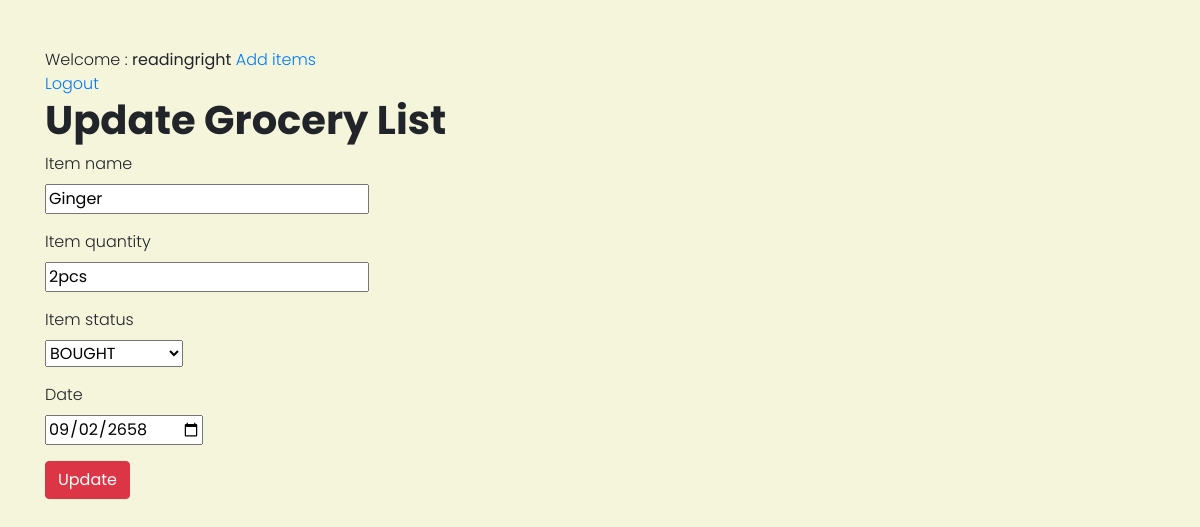
/update/1 (signed in), run on the app's committed database.
### grocerybag/models.py (models this page shows, shortened)
class Items(models.Model):
    user = models.ForeignKey(User, on_delete=models.CASCADE, related_name='items')
    name = models.CharField(max_length=50)
    quantity = models.CharField(max_length=20)
    status = models.CharField(choices=CHOICE, max_length=40)
    date = models.DateField()

### grocerybag/views.py (the view)
# urls.py: path('update/<int:pk>', views.updateitem, name='updateitem'),
@login_required(login_url='signin')
def updateitem(request, pk):
    user = Items.objects.get(id=pk)
    if request.method == 'POST':
        form = AddItemForm(request.POST, instance=user)
        if form.is_valid():
            form.save()
            messages.success(request, 'Item updated succesfully')
            return redirect('itemlist')
    else:
        form = AddItemForm(instance=user)
        return render(request, 'update.html', {'form': form})

### grocerybag/forms.py
class AddItemForm(forms.ModelForm):
    name = forms.CharField(max_length=50, required=True)
    quantity = forms.CharField(max_length=20, required=True)
    status = forms.ChoiceField(choices=CHOICE, required=True)
    date = forms.DateField(widget=forms.widgets.DateInput(attrs={'type': 'date'}), required=True)
    class Meta:
        model = Items
        fields = ['name', 'quantity', 'status', 'date',  ]
        exclude = ['user', ]

### grocerybag/templates/update.html (shortened to what this page needs)
<html>{% load static %}
    <head>
        <link rel="stylesheet" href="https://maxcdn.bootstrapcdn.com/bootstrap/4.4.1/css/bootstrap.min.css">
        <link rel="stylesheet" href="{% static 'css/style.css' %}">
    </head>
    <body>
        <div class="container mt-5">
            <nav>
                {% if user.is_authenticated %}
                Welcome : <strong>{{request.user}}</strong>
                <a href="{% url 'additem' %}">Add items</a><br>
                <a href="{% url 'signout' %}"> Logout</a>
                {% else %}
                <a href="{% url 'signup' %}">Sign Up</a>
                <a href="{% url 'signin' %}">Sign In</a>
                {% endif %}
            </nav>
            <h1>Update Grocery List</h1>
            <form method="POST">{% csrf_token %}
                <div class="form-group">
                    <label>Item name</label><br>
                    {{form.name}}
                </div>
                <div class="form-group">
                    <label>Item quantity</label><br>
                    {{form.quantity}}
                </div>
                <div class="form-group">
                    <label>Item status</label><br>
                    {{form.status}}
                </div>
                <div class="form-group">
                    <label>Date</label><br>
                    {{form.date}}
                </div>
                <div class="form-group">
                    <input type="submit" value="Update" class="btn btn-danger">
                </div>
            </form>
        </div>
    </body>
</html>

### grocerybag/static/css/style.css (style rules this page uses)
body { font-family: 'Poppins', sans-serif; font-weight: 300; background-color: beige; }
h1, h2, h3, h4, h5 { font-family: 'Poppins', sans-serif; font-weight: 700; }

### data on the page
Items: name "Ginger", quantity "2pcs", status "BOUGHT", date "09/02/2658"

### other printed values
{{ request.user }} "readingright"
